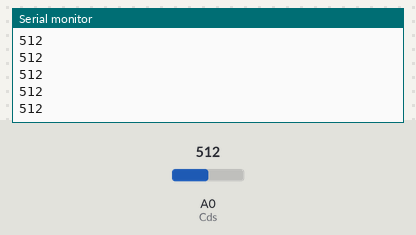
The sketch below on a simulated Arduino Uno, built with avr-gcc and run on an emulated ATmega328P. Parts: the last lines printed to the serial monitor. The inputs (shaded band) are chosen by the test bench; at power-on: A0 (Cds) = 512.

Above: at 1.2 s.
1.3 s: A0 (Cds) set to 716
At 2.1 s:
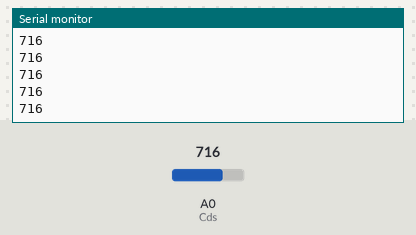
2.8 s: A0 (Cds) set to 900
At 3.7 s:
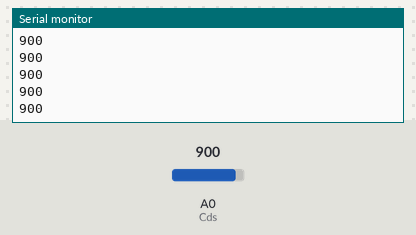
Timing chart, 0 to 5.8 s (numbered marks = the images above; inputs shaded):
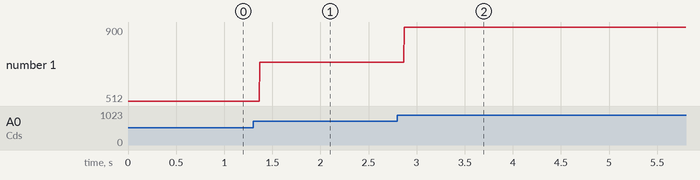

The sketch:

Light_sensors.ino
```cpp
#define Cds A0

void setup() {
  // put your setup code here, to run once:
  Serial.begin(9600);
}

void loop() {
  // put your main code here, to run repeatedly:
  Serial.println(analogRead(Cds), DEC);
}
```

Measured:
- after the input at 1.3 s, the serial monitor: prints a new line after 0.07 s (image 1)
- after the input at 2.8 s, the serial monitor: prints a new line after 0.07 s (image 2)
- plotted number 1: 512 → 716 after the input at 1.3 s, 716 → 900 after the input at 2.8 s
